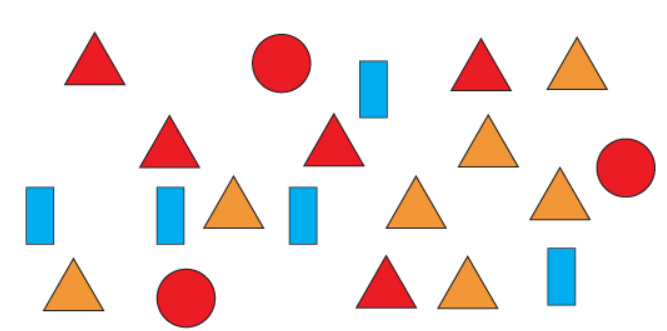
#> input picture Practrica14/Figuras.png, 667 x 331 px
$ python practica14.py
#> lines starting #> are read from the running program, lines starting #| are printed output that depends on the picture; after the words box and inside, x2 and y2 are one past the last pixel; in counts of white or black regions, pixels touching at a corner belong together

import cv2

# Cargamos la imagen
original = cv2.imread("Figuras.png")
#> original is the input picture: shape (331, 667, 3); mean B, G, R 226.3, 227.9, 240.2
cv2.imshow("original", original)


# Convertimos a escala de grises
gris = cv2.cvtColor(original, cv2.COLOR_BGR2GRAY)
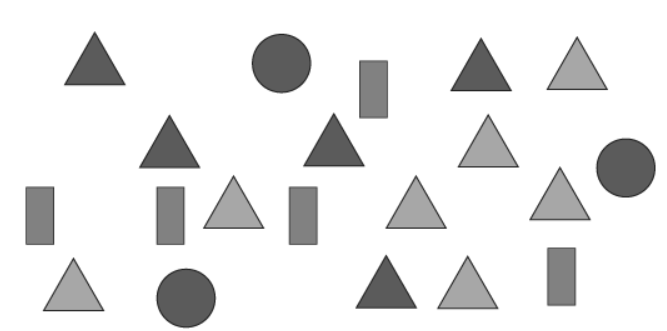
#> gris: shape (331, 667); min 34, max 255, mean 231.4

# Aplicar suavizado Gaussiano
gauss = cv2.GaussianBlur(gris, (5,5), 0)

cv2.imshow("suavizado", gauss)
cv2.imwrite("suavizado.png", gauss)
# Detectamos los bordes con Canny
canny = cv2.Canny(gauss, 50, 150)
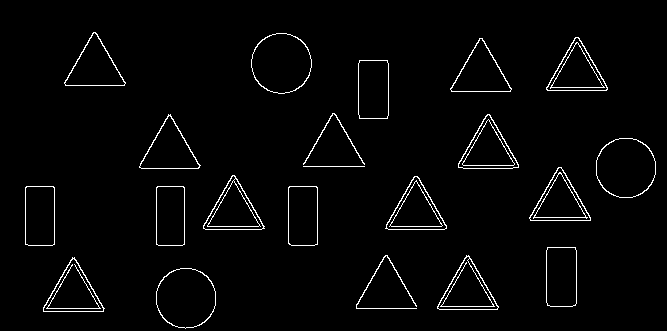
#> canny: shape (331, 667); 2.4% white in thin lines or dots, all inside (x1, y1, x2, y2) = (25, 32, 656, 329)

cv2.imshow("canny", canny)
cv2.imwrite("canny.png", canny)
# Buscamos los contornos
(contornos,_) = cv2.findContours(canny.copy(), cv2.RETR_EXTERNAL, cv2.CHAIN_APPROX_SIMPLE)
#> contornos = 21 contours, 1 with area under 20; largest, box (x1, y1, x2, y2) and area: (251, 33, 312, 94) 2836, (156, 268, 216, 329) 2823, (596, 138, 656, 198) 2822, (458, 114, 519, 169) 1808, (203, 175, 265, 230) 1798

# Mostramos el número de monedas por consola
print("He encontrado {} objetos".format(len(contornos)))
#| He encontrado 21 objetos

cv2.drawContours(original,contornos,-1,(0,0,255), 2)
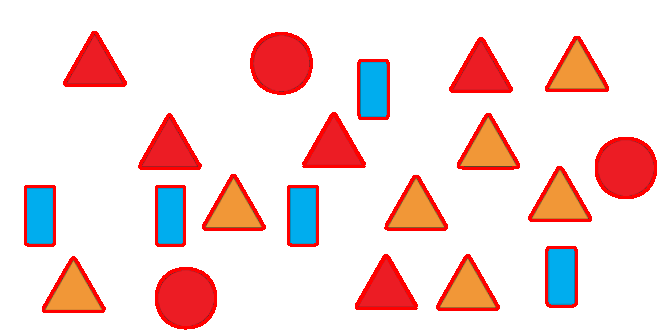
#> original: shape (331, 667, 3); 5.49% of pixels changed, all inside (x1, y1, x2, y2) = (24, 31, 657, 330)
cv2.imshow("contornos", original)
cv2.imwrite("contornos.png", original)
cv2.waitKey(0)
